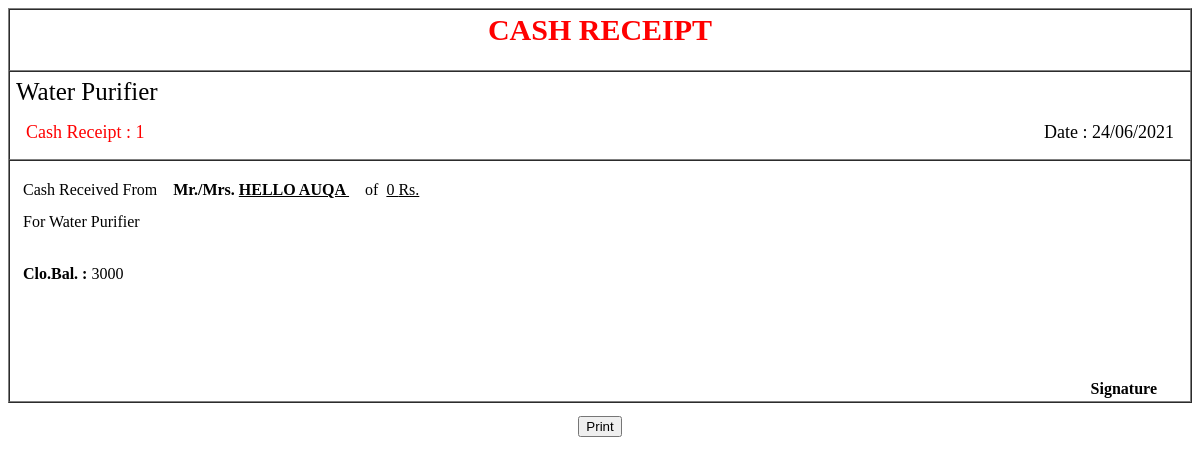
Page /purchase_receipt.php?pId=23 on the committed database.
### tables this page shows
CREATE TABLE `purchase_outstanding` (
  `id` int(11) NOT NULL,
  `purchase_id` int(50) DEFAULT 0,
  `receipt_no` varchar(50) DEFAULT '0',
  `bill_no` varchar(50) DEFAULT '0',
  `date` varchar(50) DEFAULT '0',
  `grand_tot` varchar(50) DEFAULT '0',
  `paid_amt` varchar(50) DEFAULT '0',
  `bal_amt` varchar(50) DEFAULT '0',
  `edt` timestamp NOT NULL DEFAULT current_timestamp()
);

CREATE TABLE `purchase_party_details` (
  `id` int(11) NOT NULL,
  `company_nm` varchar(100) DEFAULT '0',
  `mobile` varchar(50) DEFAULT '0',
  `adrs` varchar(500) DEFAULT '0',
  `email` varchar(50) DEFAULT '0',
  `gst_no` varchar(30) DEFAULT '0',
  `state` int(4) DEFAULT 0,
  `city_pin` varchar(10) DEFAULT '0',
  `sts` int(4) DEFAULT 0,
  `edt` timestamp NOT NULL DEFAULT current_timestamp()
);

### purchase_receipt.php (the view, shortened to what this page needs)
<html>
<head>
</head>
<?php
$id=$_GET['pId'];
include('lib/function.php');
	$qry="SELECT a.paid_amt,a.bal_amt,a.receipt_no,a.date,c.company_nm FROM purchase_outstanding AS a
LEFT JOIN purchase_entry AS b ON a.purchase_id=b.id
LEFT JOIN purchase_party_details AS c ON b.party_id=c.id WHERE a.id='$id'";
$st=$conn->prepare($qry);
$st->execute();
$row=$st->fetch(PDO::FETCH_ASSOC);
$paid=$row['paid_amt'];
$company_nm=$row['company_nm'];
$receipt_no=$row['receipt_no'];
$date=$row['date'];
$close_bal=$row['bal_amt'];
 ?>
<body>
<table align="center" cellpadding="3px" cellspacing="0px" border="1px" width="100%" >
<tr align="center">
<td>
<div align="center">
<h2>
<strong style="text-align:center; font-size:30px; color:#F00;" >CASH RECEIPT</strong>
</h2>
</div>
</td>
</tr>
<tr>
<td>
<table width="100%">
<tr>
<td align="center">
<div style="text-align:left;font-size:25px">Water Purifier</div>
</td>
</tr>
</table>
<table width="100%">
<tr>
<td >
<div style="text-align:left; padding:10px; font-size:18px; color:#F00">
Cash Receipt : <?php echo $receipt_no?>
</div>
</td>
<td align="right">
<div style="padding:10px; font-size:18px;"> Date : <?php echo date('d/m/Y',strtotime($date)) ?></div>
</td>
</tr>
</table>
</td>
</tr>
<tr align="center" cellpadding="10px">
<td >
<div align="left" style=" line-height:2;padding:10px">
Cash Received From &nbsp;&nbsp;<b> Mr./Mrs. <u><?php echo $company_nm ?> </u> </b>  &nbsp;&nbsp;&nbsp; of &nbsp;<u><?php echo $paid ?> Rs.</u> <br>For Water Purifier
</div>
<div align="left" style=" line-height:2;padding:10px">
<b>Clo.Bal. :</b> <?php echo $close_bal?>
</div>
<div style="margin-top:80px;float:right;padding-right:30px">
<label style="font-weight:800">Signature</label>
</div>
</td>
</tr>
</table>
<table border="0px" width="100%" style="margin-top:10px">
<tr align="center">
<td>
<input type="button"  name="print" id="print" onClick="get()" value="Print" />
</tr>
</table>
</body>
</html>

### rows in the picture
purchase_outstanding: receipt_no "1", date "24/06/2021", purchase_party_details.company_nm "HELLO AUQA", paid_amt "0", bal_amt "3000"
